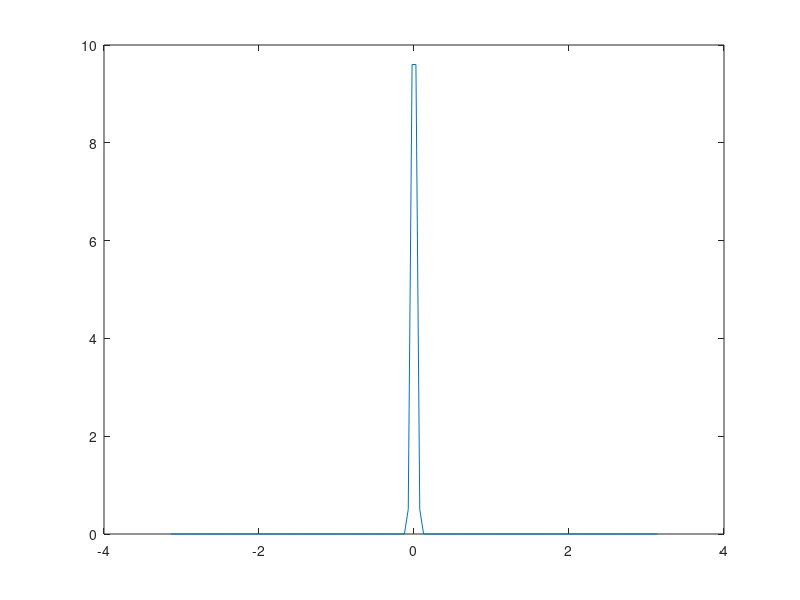

This chart was generated by the following MATLAB code: (Note: this script raises an error after producing the figure.)
clear all; close all; clc

% some constants
L = 2*pi;
N = 128;
D = 0.1;

x = linspace(-L/2,L/2,N);
h = abs(x(1)-x(2));

tend = 10;
dt = h^2/(10*2*D);
nt = ceil(tend/dt);
t = zeros(1,nt);


C = zeros(N,nt); % Rows are spatial, coloumns are temporal

if mod(N,2) == 0
    C(N/2:N/2+1,1) = 1/(2*h);
else
    C(ceil(N/2),1) = 1/h;
end


% Creating the differentiation matrix
% First we create the ones above the diagonal
diag1 = diag(ones(N-1,1),1);
% Then the main diagonal (-2)
diag2 = diag(-2*ones(N,1));
% And the ones below the diagonal
diag3 = diag(ones(N-1,1),-1);
T = D*dt/(h^2)*(diag1+diag2+diag3);

% C(i,t+dt) = C(i,t)+T*C(:,t)
figure
plot(x,C(:,1))
ax = gca;
for i = 2:nt
    t(i) = t(i-1)+dt;
    C(:,i) = C(:,i-1)+T*C(:,i-1);
    plot(x,C(:,i))
    ax.YLim = [0 1/(2*h)];
    drawnow
end

surf(x,t,C')